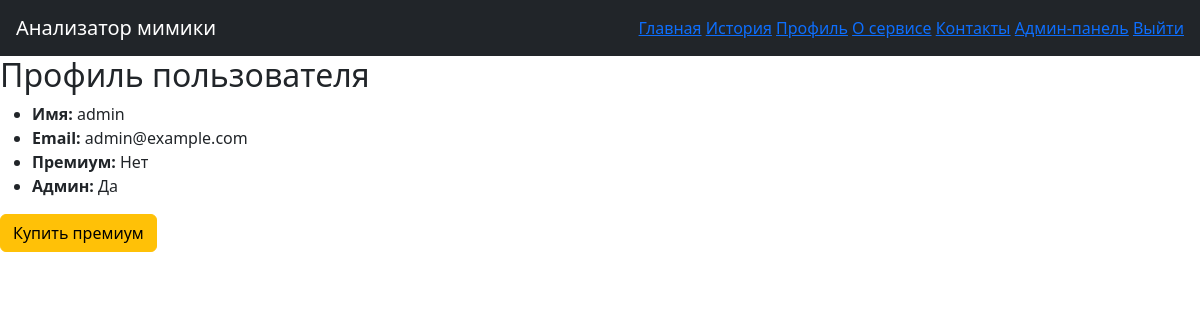
Page /profile (signed in) on the committed database.
### models_user.py (models this page shows, shortened)
class User(UserMixin, db.Model):
    id = db.Column(db.Integer, primary_key=True)  # Уникальный идентификатор пользователя
    username = db.Column(db.String(64), unique=True, nullable=False)  # Имя пользователя
    email = db.Column(db.String(120), unique=True, nullable=False)  # Email пользователя
    password_hash = db.Column(db.String(128), nullable=False)  # Хэш пароля
    is_premium = db.Column(db.Boolean, default=False)  # Флаг премиум-статуса
    is_admin = db.Column(db.Boolean, default=False)  # Флаг администратора

### frontend_routes.py (the view)
@app.route('/profile')
def profile():
    if not current_user.is_authenticated:
        flash("Войдите в аккаунт для просмотра профиля.")
        return redirect(url_for('login'))
    return render_template('profile.html', user=current_user)

### config_and_auth.py (called while the page is built)
@login_manager.user_loader
def load_user(user_id):
    return User.query.get(int(user_id))

### run.py (called while the page is built)
@app.before_request
def load_logged_in_user():
    user_id = session.get('user_id')
    if user_id:
        g.user = User.query.get(user_id)
    else:
        g.user = None

### templates/profile.html
{% extends "base.html" %}
{% block content %}
<h2>Профиль пользователя</h2>
<ul>
  <li><b>Имя:</b> {{ user.username }}</li>
  <li><b>Email:</b> {{ user.email }}</li>
  <li><b>Премиум:</b> {{ 'Да' if user.is_premium else 'Нет' }}</li>
  <li><b>Админ:</b> {{ 'Да' if user.is_admin else 'Нет' }}</li>
</ul>
{% if not user.is_premium %}
  <form action="{{ url_for('buy_premium') }}" method="get">
    <button class="btn btn-warning">Купить премиум</button>
  </form>
{% endif %}
{% endblock %}

### rows in the picture
User: username "admin", email "admin@example.com", is_premium "Нет", is_admin "Да"
